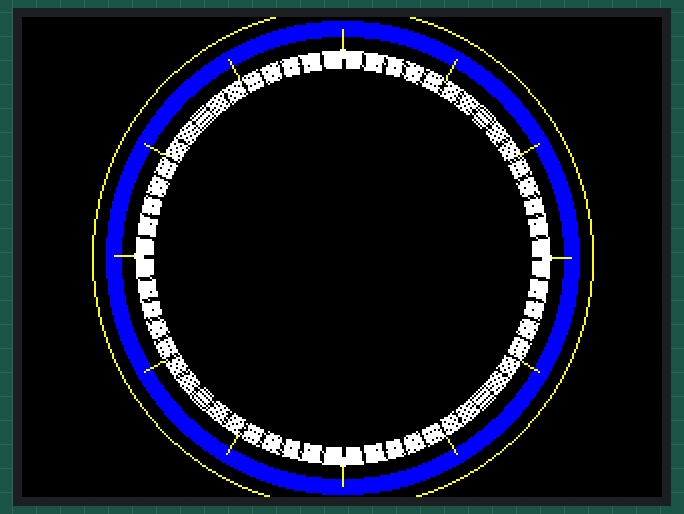
This sketch was run on a simulated Arduino Uno, built with avr-gcc and run on an emulated ATmega328P. Parts: 320×240 colour display.

Above: at 0.6 s.
At 4.6 s:
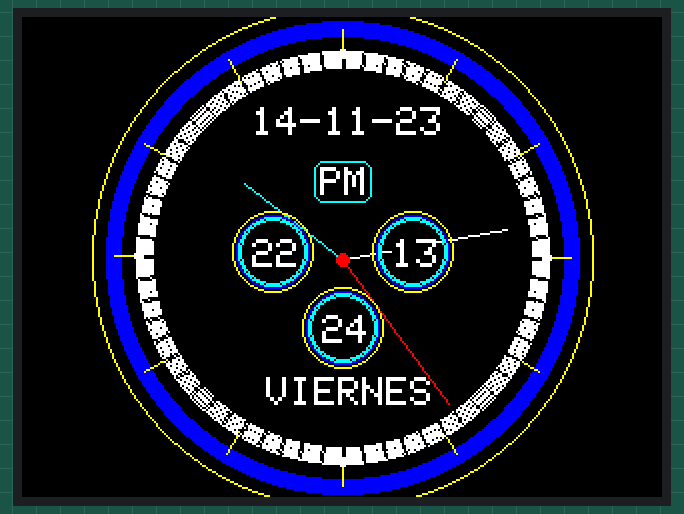
At 9.6 s:
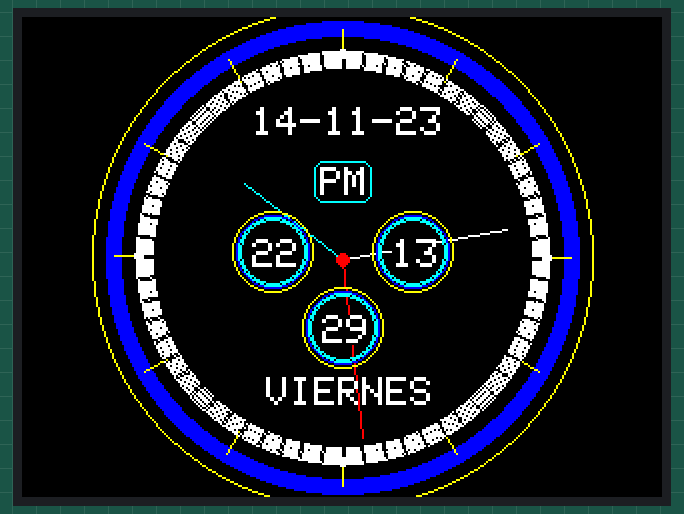
At 19.7 s:
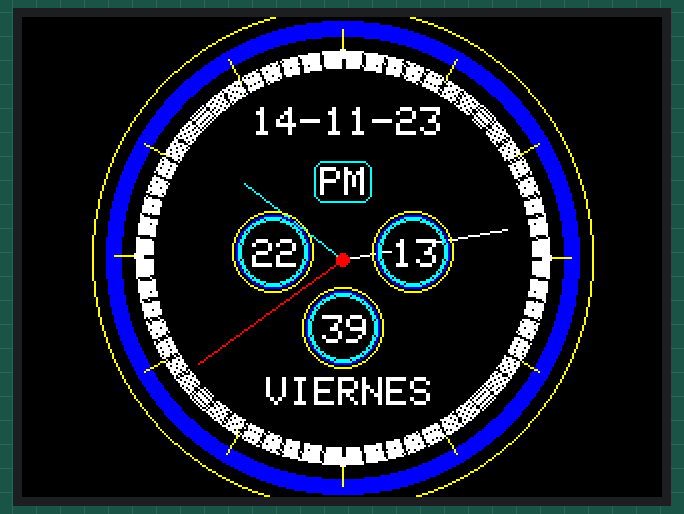
At 28.7 s:
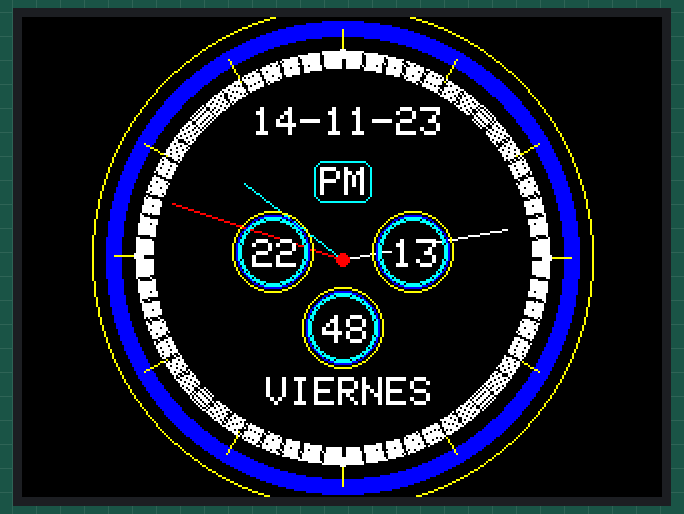
At 38.7 s:
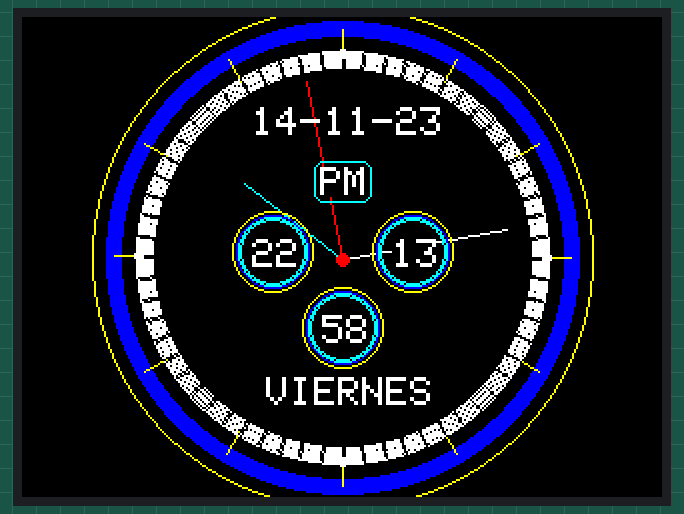

Measured:
- what the display in image 1 shows lasts 1.0 s, from 4.6 s to 5.6 s

The sketch:

RELOJ.ino
```cpp
#include <SPFD5408_Adafruit_TFTLCD.h>

#define LCD_CS A3
#define LCD_CD A2
#define LCD_WR A1
#define LCD_RD A0
#define LCD_RESET A4

// Definición de colores.
#define TFT_BLACK   0x0000
#define TFT_BLUE    0x001F
#define TFT_RED     0xF800
#define TFT_GREEN   0x07E0
#define TFT_CYAN    0x07FF
#define TFT_MAGENTA 0xF81F
#define TFT_YELLOW  0xFFE0
#define TFT_WHITE   0xFFFF
#define TFT_GREY    0x5AEB
#define TFT_ORANGE  0xFD20

Adafruit_TFTLCD tft(LCD_CS, LCD_CD, LCD_WR, LCD_RD, LCD_RESET);

float    sx = 0,
         sy = 1,
         mx = 1,
         my = 0,
         hx = -1,
         hy = 0;            // Almacenar H, M, S x & y multiplicadores
float    sdeg = 0,
         mdeg = 0,
         hdeg = 0;
uint16_t osx = 120,
         osy = 120,
         omx = 120,
         omy = 120,
         ohx = 120,
         ohy = 120;         // Almacenar H, M, S x & y coordenadas
int16_t  x0 = 0,
         x1 = 0,
         yy0 = 0,
         yy1 = 0,
         x00 = 0,
         yy00 = 0;
uint32_t targetTime = 0;    // Para la siguiente espera de 1 segundo

uint16_t xpos; // Posición de las
uint8_t conv2d(const char* p) {
  uint8_t v = 0;
  if ('0' <= *p && *p <= '9')
    v = *p - '0';
  return 10 * v + *++p - '0';
}
uint8_t hh = conv2d(__TIME__), mm = conv2d(__TIME__ + 3), ss = conv2d(__TIME__ + 6); // Se toma la hora del reloj al momento de compilar y subir el código
boolean initial = 1;
char d;

String getCurDateTime() {
  String date = String(__DATE__);
  String month = getCurMonth();
  String day = getCurDay();
  String year = date.substring(9, 11);
  return day + "-" + month + "-" + year;
}

String getCurDay() {
  String dy = String(__DATE__).substring(4, 6);
  if (dy == " 1")
  return "01";
  else if (dy == " 2")
  return "02";
  else if (dy == " 3")
  return "03";
  else if (dy == " 4")
  return "04";
  else if (dy == " 5")
  return "05";
  else if (dy == " 6")
  return "06";
  else if (dy == " 7")
  return "07";
  else if (dy == " 8")
  return "08";
  else if (dy == " 9")
  return "09";
  else
  return dy;
}

String getCurMonth() {
  String dt = String(__DATE__).substring(0, 3);
  if (dt == "Jan")
  return "01";
  else if (dt == "Feb")
  return "02";
  else if (dt == "Mar")
  return "03";
  else if (dt == "Apr")
  return "04";
  else if (dt == "May")
  return "05";
  else if (dt == "Jun")
  return "06";
  else if (dt == "Jul")
  return "07";
  else if (dt == "Aug")
  return "08";
  else if (dt == "Sep")
  return "09";
  else if (dt == "Oct")
  return "10";
  else if (dt == "Nov")
  return "11";
  else if (dt == "Dec")
  return "12";
  else
  return "¿?";
}

void setup(void) {
  tft.reset();
  tft.begin(0x9341);
  tft.setRotation(1);

  tft.setTextColor(TFT_WHITE);  // Color texto
  tft.fillScreen(TFT_BLACK);    // Color fondo

  // Dibujar reloj principal
  xpos = tft.width() / 2;       // Obtener el centro de la pantalla a lo ancho
  tft.drawCircle(xpos, 120, 125, TFT_YELLOW); // Primer circulo exterior, el mas delgado
  tft.fillCircle(xpos, 120, 118, TFT_BLUE);   // Segundo circulo exterior
  tft.fillCircle(xpos, 120, 110, TFT_BLACK);  // Color interno del reloj
  for (int a=95; a<104; a++){
  tft.drawCircle(xpos, 120, a, TFT_WHITE);} // Tercer circulo, donde se pondrán las líneas que identificaran los segundos

  // Pintar 12 líneas; cada una representará una hora distinta
  for (int i = 0; i < 360; i += 30) {
    sx = cos((i - 90) * 0.0174532925);
    sy = sin((i - 90) * 0.0174532925);
    x0 = sx * 114 + xpos;
    yy0 = sy * 114 + 120;
    x1 = sx * 100 + xpos;
    yy1 = sy * 100 + 120;

    tft.drawLine(x0, yy0, x1, yy1, TFT_YELLOW);
  }

  // Dibujar las 60 líneas que representarán los segundos
  for (int i = 0; i < 360; i += 6) {
    sx = cos((i - 90) * 0.0174532925);
    sy = sin((i - 90) * 0.0174532925);
    x0 = sx * 102 + xpos;
    yy0 = sy * 102 + 120;
    x00 = sx * 92 + xpos;
    yy00 = sy * 92 + 120;

    // Trazar línea de minutos
    tft.drawLine(x0, yy0, x00, yy00, TFT_BLACK);
    tft.drawLine(x0+1, yy0+1, x00+1, yy00+1, TFT_BLACK);

    // Las líneas de los 4 cuadrantes serán más cortas
    if (i == 0 || i == 180 || i == 90 || i == 270) tft.fillCircle(x0, yy0, 2, TFT_WHITE);
  }

  //Dibujar círculo central, solo se usó para ver el centro de la pantalla
  //tft.fillCircle(xpos, 121, 3, TFT_WHITE);
  targetTime = millis() + 1000; // Se actualiza el tiempo de espera
}

void loop() {
  if (targetTime < millis()) {
    targetTime = millis() + 1000;
    ss++;
    if (ss == 60) {
      ss = 0;
      mm++;
      if (mm > 59) {
        mm = 0;
        hh++;
        if (hh > 23) {
          hh = 0;
        }
      }
    }

    // Precalculo de los grados para las coordenadas
    sdeg = ss * 6;                     // 0-59 -> 0-354
    mdeg = mm * 6 + sdeg * 0.01666667; // 0-59 -> 0-360 - Incluye segundos, pero estos incrementos no se utilizan
    hdeg = hh * 30 + mdeg * 0.0833333; // 0-11 -> 0-360 - Incluye minutos y segundos, pero estos incrementos no se utilizan
    hx = cos((hdeg - 90) * 0.0174532925);
    hy = sin((hdeg - 90) * 0.0174532925);
    mx = cos((mdeg - 90) * 0.0174532925);
    my = sin((mdeg - 90) * 0.0174532925);
    sx = cos((sdeg - 90) * 0.0174532925);
    sy = sin((sdeg - 90) * 0.0174532925);

    if (ss == 0 || initial) {
      initial = 0;
      // Borrar las posiciones de las manecillas del reloj de las horas y los minutos cada minuto
      tft.drawLine(ohx, ohy, xpos, 121, TFT_BLACK);
      ohx = hx * 62 + xpos + 1;
      ohy = hy * 62 + 121;
      tft.drawLine(omx, omy, xpos, 121, TFT_BLACK);
      omx = mx * 84 + xpos;
      omy = my * 84 + 121;
    }

    // Pintar las nuevas posiciones de las manecillas de las horas y los minutos
    tft.drawLine(osx, osy, xpos, 121, TFT_BLACK);
    osx = sx * 90 + xpos + 1;
    osy = sy * 90 + 121;
    tft.drawLine(osx, osy, xpos, 121, TFT_RED);
    tft.drawLine(ohx, ohy, xpos, 121, TFT_CYAN);
    tft.drawLine(omx, omy, xpos, 121, TFT_WHITE);
    tft.drawLine(osx, osy, xpos, 121, TFT_RED);
    tft.fillCircle(xpos, 121, 3, TFT_RED);

  tft.setCursor(xpos-45, 45);
  tft.setTextSize(2);
  tft.print(getCurDateTime());

  tft.setCursor(xpos-50, 180);
  tft.setTextSize(2);
  tft.print(" VIERNES "); //Hasta 9 letras

  // Dibujar el mini reloj de los segundos
  tft.drawCircle(xpos, 155, 20, TFT_YELLOW);
  tft.drawCircle(xpos, 155, 18, TFT_BLUE);
  tft.drawCircle(xpos, 155, 17, TFT_CYAN);
  tft.drawCircle(xpos, 155, 16, TFT_CYAN);
  tft.fillRect(xpos-10, 149,22,15,TFT_BLACK);
  if(ss<10){tft.setCursor(xpos-10, 149); tft.setTextSize(2);
  tft.print('0'); tft.setCursor(xpos+2, 149);}
  else{
  tft.setCursor(xpos-10, 149);}
  tft.setTextSize(2);
  tft.print(ss);

  // Dibujar el mini reloj de los minutos
  tft.drawCircle(xpos+35, 117, 20, TFT_YELLOW);
  tft.drawCircle(xpos+35, 117, 18, TFT_BLUE);
  tft.drawCircle(xpos+35, 117, 17, TFT_CYAN);
  tft.drawCircle(xpos+35, 117, 16, TFT_CYAN);
 tft.fillRect(xpos+25, 111,22,15,TFT_BLACK);
  if(mm<10){tft.setCursor(xpos+25, 111); tft.setTextSize(2);
  tft.print('0'); tft.setCursor(xpos+37, 111);}
  else{
  tft.setCursor(xpos+25, 111);}
  tft.println(mm);

  // Dibujar el mini reloj de las horas
  tft.drawCircle(xpos-35, 117, 20, TFT_YELLOW);
  tft.drawCircle(xpos-35, 117, 18, TFT_BLUE);
  tft.drawCircle(xpos-35, 117, 17, TFT_CYAN);
  tft.drawCircle(xpos-35, 117, 16, TFT_CYAN);
  tft.fillRect(xpos-45, 111,22,15,TFT_BLACK); //erase
  if(hh<10){tft.setCursor(xpos-45, 111); tft.setTextSize(2);
  tft.print('0'); tft.setCursor(xpos-33, 111);}
  else{
  tft.setCursor(xpos-45, 111);}
  tft.setTextSize(2);
  tft.print(hh);
  //tft.setCursor(xpos-65, 111);
  //tft.println(':');

  if (hh>=0 && hh<12) d='A'; else {d='P';}
  tft.drawRoundRect(xpos-14,72,29,21,5,TFT_CYAN);
  tft.fillRect(xpos-11, 75,23,15,TFT_BLACK);
  tft.setCursor(xpos-11, 75);
  tft.setTextSize(2);
  tft.print(d);
  tft.println('M');
  }
}
```
